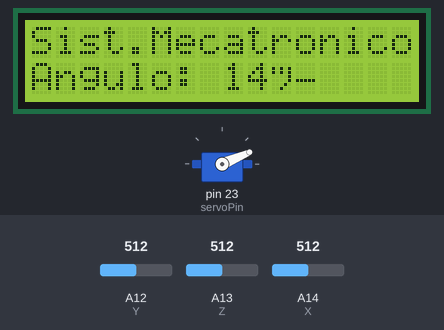
Bench run of a sketch on a simulated Arduino Mega 2560, built with avr-gcc and run on an emulated ATmega2560. Parts: 16×2 character LCD, servo. The inputs (shaded band) are chosen by the test bench; at power-on: A12 (Y) = 512, A13 (Z) = 512, A14 (X) = 512.

Above: at 1.2 s.
1.3 s: A12 (Y) set to 234
At 2.3 s:
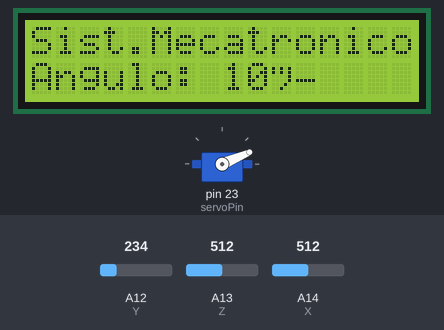
3.3 s: A12 (Y) set to 215
At 4.8 s:
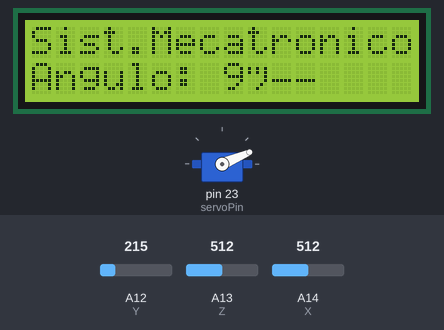
5.1 s: A13 (Z) set to 716
6.8 s: A14 (X) set to 716
At 7.4 s:
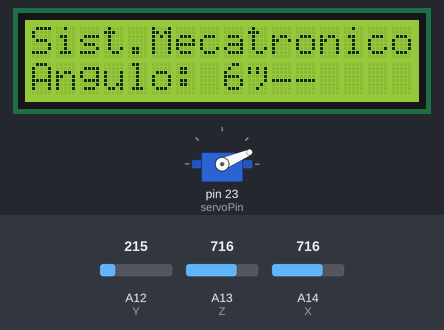
8.5 s: A13 (Z) set to 900
At 10.0 s:
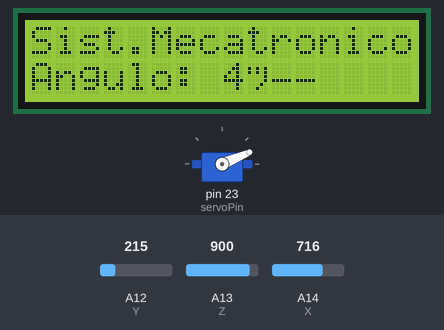
10.3 s: A14 (X) set to 900
At 11.2 s:
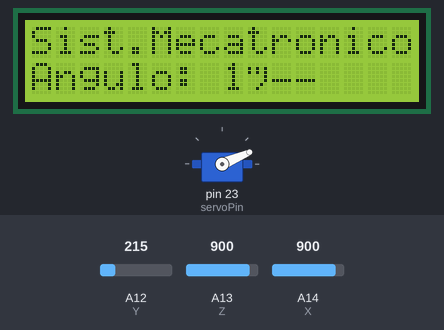
Timing chart, 0 to 13.0 s (numbered marks = the images above; inputs shaded):
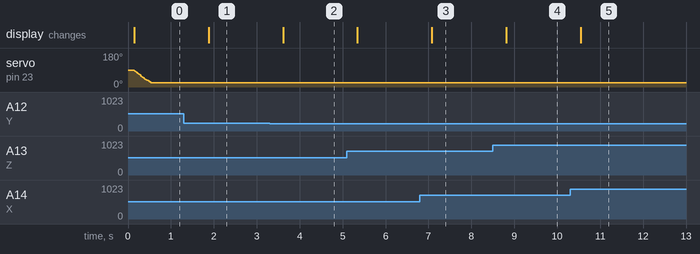

The sketch:

P4A23-SistemaMecatronico.ino
```cpp
#include <Wire.h>
#include <LiquidCrystal_I2C.h>
#include <Servo.h>

#define servoPin 23
#define X 14
#define Y 12
#define Z 13
// Variables que usamos para pedir las coordenadas y transformarlas a g
float Xval, Yval, Zval;
float Xg,Yg,Zg;
LiquidCrystal_I2C lcd(0x27, 16, 2);
Servo elServo;

// Valores de referencia del ADXL335 obtenidos experimentalmente
float X_min = 1509;
float X_max = 2359;
float Y_min = 1490;
float Y_max = 2347;
float Z_min = 1507;
float Z_max = 2375;

// Variables para los ángulos de roll (a), pitch (b) y el movimiento del servo (c)
float a;
float b;
float c;
float d;

void setup() {
  Serial.begin(115200);

  // Inicializa la pantalla LCD
  lcd.init();
  lcd.backlight();

  // Inicializa el servo
  elServo.attach(servoPin);

  // TODO: Inicializar el ADXL335
}

void loop() {
  // Lee el ángulo de rotación (Roll) del ADXL335
  float rollAngle = readADXL335();

  // Procesa el ángulo leído y determina el ángulo del servo
  int servoAngle = processAngle(rollAngle);

  // Controla el servo
  elServo.write(servoPin, servoAngle);  // Modificado para usar dos argumentos

  // Muestra la información en la pantalla LCD
  lcd.setCursor(0, 0);
  lcd.print("Sist.Mecatronico");
  lcd.setCursor(0, 1);
  lcd.print("Angulo: ");
  lcd.print((int)rollAngle);  // Modificado para usar rollAngle
  lcd.print("°");

  delay(500);
}

int processAngle(float angle) {
  if (angle == -90) {
    return 0;
  } else if (angle >= -89 && angle <= -1) {
    return -angle;
  } else if (angle == 0) {
    return 90;
  } else if (angle >= 1 && angle <= 89) {
    return angle + 90;
  } else {
    return 180;
  }
}

float readADXL335() {
  float Xval = analogRead(X);
  float Yval = analogRead(Y);
  float Zval = analogRead(Z);

 // Mapea los valores leídos con base en la referencia
  Xg = map(Xval,X_min,X_max,100,-100);
  Xg = Xg/100;
  Yg = map(Yval,Y_min,Y_max,-100,100);
  Yg = Yg/100;
  Zg = map(Zval,Z_min,Z_max,-100,100);
  Zg = Zg/100;

  //Para que se impriman más despacio los resultados
  delay(50);

  // Calcula los ángulos de roll y pitch
  a = atan((Yg)/sqrt(pow(Xg,2) + pow(Zg,2)));
  b = atan((Xg)/sqrt(pow(Yg,2) + pow(Zg,2)));

  /*Calculamos el ángulo en que se moverá el servo con base en el ángulo de roll
     y los datos de la tabla "Lógica del Movimiento" en el reporte

     Observamos que es una ecuación lineal con pendiente = 90/180 = 1/2 = 0.5
     Ajustamos para la diferencia y nuesta ecuación es y = 0.5*x + 45*/

  d = a*100; //factor de aumento x100 para que el cambio sea visible en el servo, puesto que los valores de a son muy pequeños (de -1 a 1 aprox.)
  c = d*.5 + 45;

  return c;
}
```

Measured:
- the behaviour switches between 226 and 225 on A12 (Y) (found by bisection; images 1 and 2)
- after the input at 1.3 s, the display: changes after 0.58 s (image 1)
- after the input at 3.3 s, the display: changes after 0.31 s (image 2)
- after the input at 6.8 s, the display: changes after 0.28 s (image 3)
- after the input at 8.5 s, the display: changes after 0.31 s (image 4)
- after the input at 10.3 s, the display: changes after 0.24 s (image 5)
